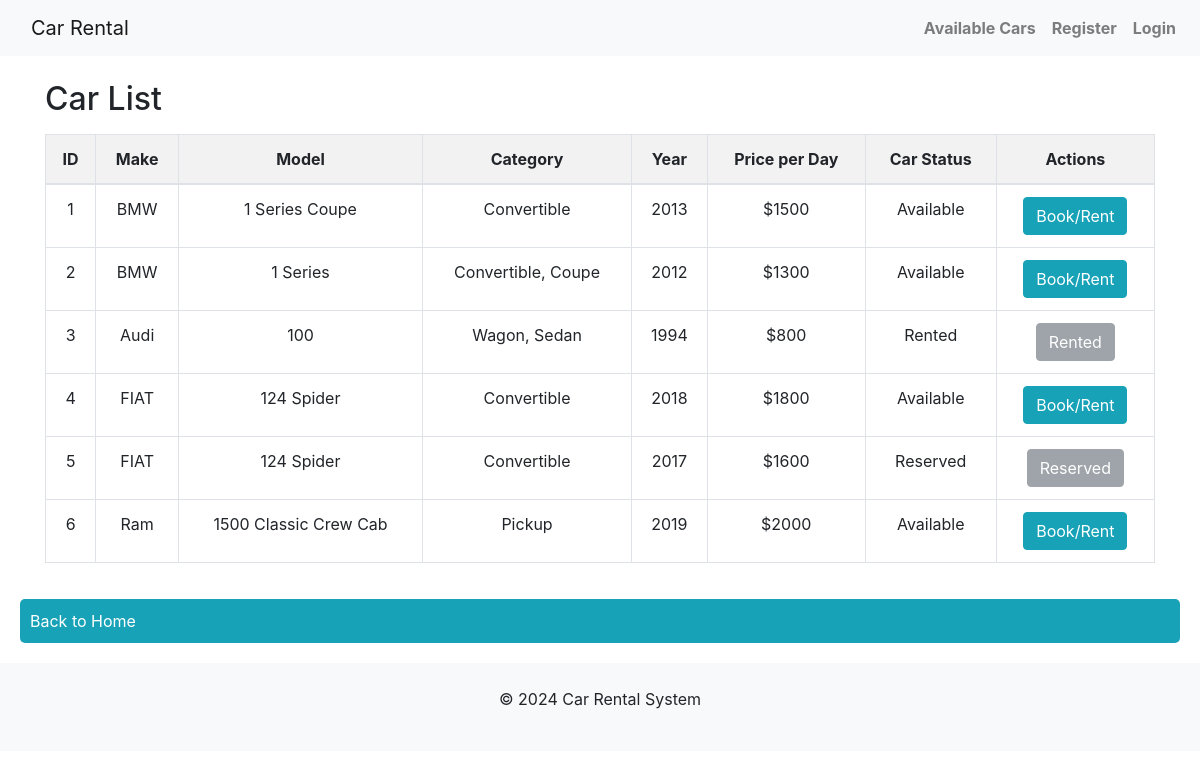
Page /car_list on the committed database.
### app/models.py (models this page shows, shortened)
class Car(db.Model):
    id = db.Column(db.Integer, primary_key=True)
    make = db.Column(db.String(50), nullable=False)
    model = db.Column(db.String(50), nullable=False)
    category = db.Column(db.String(50), nullable=False)
    year = db.Column(db.Integer, nullable=False)
    price_per_day = db.Column(db.Integer, nullable=False)
    status = db.Column(db.String(20), nullable=False, default="Available")

### app/routes.py (the view)
@app.route('/car_list')
def car_list():
    cars = Car.query.all()
    return render_template('car_list.html', cars=cars)

### app/templates/car_list.html (shortened to what this page needs)
<!DOCTYPE html>
<html lang="en">
<head>
</head>
<body>
{% extends "base.html" %}
{% block content %}
<div class="container">
    <h2 class="mt-4">Car List</h2>
    <table class="table table-bordered mt-3">
        <thead>
            <tr>
                <th>ID</th>
                <th>Make</th>
                <th>Model</th>
                <th>Category</th>
                <th>Year</th>
                <th>Price per Day</th>
                <th>Car Status</th>
                <th>Actions</th>
            </tr>
        </thead>
        <tbody>
            {% for car in cars %}
            <tr>
                <td>{{ car.id }}</td>
                <td>{{ car.make }}</td>
                <td>{{ car.model }}</td>
                <td>{{ car.category }}</td>
                <td>{{ car.year }}</td>
                <td>${{ car.price_per_day }}</td>
                <td>{{car.status}}</td>
                <td>
                    {% if car.status == "Available" %}
                    <a href="{{ url_for('car_book', car_id=car.id) }}" class="btn btn-info">Book/Rent</a>
                    {% else %}
                    <button class="btn btn-secondary" disabled>{{ car.status }}</button>
                    {% endif %}
                </td>
            </tr>
            {% endfor %}
        </tbody>
    </table>
</div>
<a href="{{url_for('index') }}" class="back-home-link">Back to Home</a>
{% endblock %}

### app/templates/base.html (shortened to what this page needs)
<!DOCTYPE html>
<html lang="en">
<head>
    <link rel="stylesheet" href="{{ url_for('static', filename='css/custom.css') }}">
    <link rel="stylesheet" href="https://stackpath.bootstrapcdn.com/bootstrap/4.5.2/css/bootstrap.min.css">
</head>
<body>
    <header>
        <nav class="navbar navbar-expand-lg navbar-light bg-light">
            <a class="navbar-brand" href="{{ url_for('index') }}">Car Rental</a>
            <div class="collapse navbar-collapse" id="navbarNav">
                <ul class="navbar-nav ml-auto">
                    <li class="nav-item">
                        <b><a class="nav-link" href="{{ url_for('car_list') }}">Available Cars</a></b>
                    </li>
                    <li class="nav-item">
                        <b><a class="nav-link" href="{{ url_for('register') }}">Register</a></b>
                    </li>
                    <li class="nav-item">
                        <b><a class="nav-link" href="{{ url_for('login') }}">Login</a></b>
                    </li>
                </ul>
            </div>
        </nav>
    </header>
    <main>
        {% block content %}{% endblock %}
    </main>
    <footer class="bg-light text-center py-4">
        <p>© 2024 Car Rental System</p>
    </footer>
</body>
</html>

### app/static/css/custom.css (style rules this page uses)
body { font-family: Arial, sans-serif; margin: 0; padding: 0; background-color: #f4f4f4; }
table { width: 80%; margin: 20px auto; border-collapse: collapse; background-color: #fff; }
table th, table td { padding: 10px; border: 1px solid #ddd; text-align: center; }
table th { background-color: #f2f2f2; }
button { padding: 10px 15px; color: #fff; background-color: #007baa; border: none; border-radius: 3px; cursor: pointer; height: 38px; }
a { text-decoration: none; color: #fff; padding: 10px 15px; background-color: #007baa; border-radius: 3px; cursor: pointer; }
.container { width: 80%; margin: auto; overflow: hidden; }
.back-home-link { display: block; text-align: left; margin: 20px; color: #fff; background-color: #17a2b8; padding: 10px; border-radius: 5px; }
table, th, td { border: 1px solid; }
footer { background: #f8f9fa; padding: 1rem 0; position: static; margin-bottom: 0; }

### rows in the picture
Car: id "1", make "BMW", model "1 Series Coupe", category "Convertible", year "2013", price_per_day "1500", status "Available"
Car: id "2", make "BMW", model "1 Series", category "Convertible, Coupe", year "2012", price_per_day "1300", status "Available"
Car: id "3", make "Audi", model "100", category "Wagon, Sedan", year "1994", price_per_day "800", status "Rented"
Car: id "4", make "FIAT", model "124 Spider", category "Convertible", year "2018", price_per_day "1800", status "Available"
Car: id "5", make "FIAT", model "124 Spider", category "Convertible", year "2017", price_per_day "1600", status "Reserved"
Car: id "6", make "Ram", model "1500 Classic Crew Cab", category "Pickup", year "2019", price_per_day "2000", status "Available"
